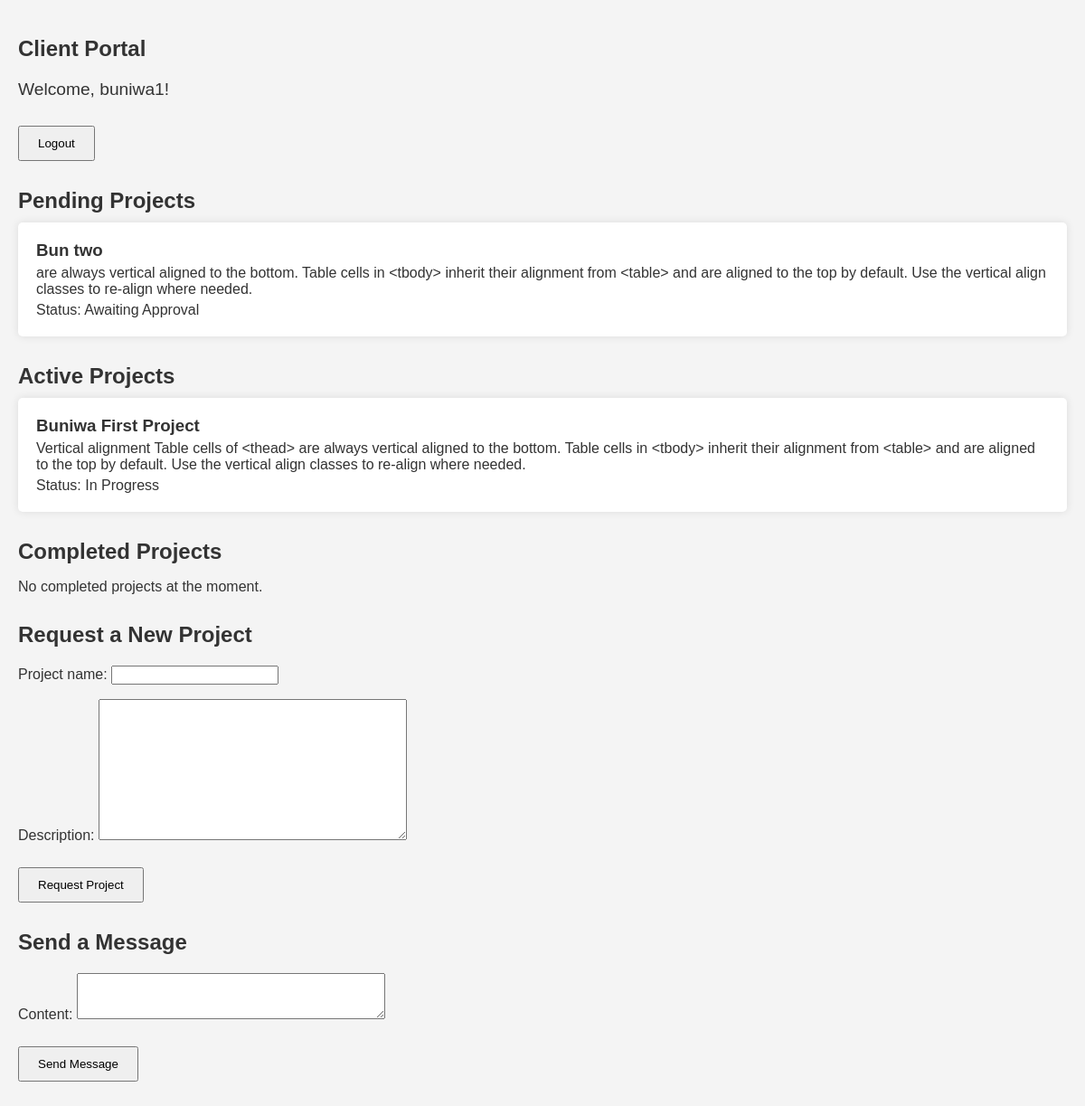
Screenshot of /portal/ (signed in) with the database file from the repository.
### Portal/models.py (models this page shows, shortened)
class ProjectRequest(models.Model):
    user = models.ForeignKey(User, on_delete=models.CASCADE)
    project_name = models.CharField(max_length=100)
    description = models.TextField()
    status = models.CharField(max_length=20, choices=[('Requested', 'Requested'), ('In Progress', 'In Progress'), ('Completed', 'Completed')])

### Portal/views.py (the view)
# urls.py: path('', views.client_portal, name='client_portal'),
@login_required
def client_portal(request):
    if request.method == 'POST':
        form = ProjectRequestForm(request.POST)
        if form.is_valid():
            project_request = form.save(commit=False)
            project_request.user = request.user
            project_request.status = 'Requested'  # Set default status to 'Requested'
            project_request.save()
            return redirect('client_portal')  # Redirect to the same page after submitting the form
    else:
        form = ProjectRequestForm()
    pending_projects = ProjectRequest.objects.filter(user=request.user, status='Requested')  # Get projects with status 'Requested'
    active_projects = ProjectRequest.objects.filter(user=request.user, status='In Progress')  # Get projects with status 'In Progress'
    completed_projects = ProjectRequest.objects.filter(user=request.user, status='Completed')  # Get projects with status 'Completed'
    message_form = MessageForm(request.POST or None)
    if request.method == 'POST' and 'content' in request.POST:
        if message_form.is_valid():
            message = message_form.save(commit=False)
            message.user = request.user
            message.save()
            return redirect('client_portal')
    return render(request, 'Portal/client_portal.html', {
        'form': form,
        'message_form': message_form,
        'pending_projects': pending_projects,
        'active_projects': active_projects,
        'completed_projects': completed_projects,
        'user': request.user
    })

### Portal/forms.py
class ProjectRequestForm(forms.ModelForm):
    class Meta:
        model = ProjectRequest
        fields = ['project_name', 'description']

class MessageForm(forms.ModelForm):
    class Meta:
        model = Message
        fields = ['content']
        widgets = {
            'content': forms.Textarea(attrs={'rows': 3}),
        }

### Buniwa/context_processors.py (called while the page is built)
def profile_photo(request):
    if request.user.is_authenticated:
        user_details = UserDetails.objects.get(user=request.user)
        profile_photo_url = user_details.profile_photo.url if user_details.profile_photo else 'https://st3.depositphotos.com/15648834/17930/v/600/depositphotos_179308454-stock-illustration-unknown-person-silhouette-glasses-profile.jpg'
        return {'profile_photo_url': profile_photo_url}
    return {}

### Portal/templates/Portal/client_portal.html (shortened to what this page needs)
<!DOCTYPE html>
<html lang="en">
<head>
</head>
<body>
    <h2>Client Portal</h2>
    {% if user.is_authenticated %}
        <div class="welcome-message">
            <p>Welcome, {{ user.username }}!</p>
            <a href="{% url 'logout' %}"><button>Logout</button></a>
        </div>
        <div class="project-section">
            <h2>Pending Projects</h2>
            <div id="pending-projects">
                {% for project in pending_projects %}
                    <div class="project-card">
                        <h3>{{ project.project_name }}</h3>
                        <p>{{ project.description }}</p>
                        <p>Status: Awaiting Approval</p>
                    </div>
                {% empty %}
                    <p>No pending projects at the moment.</p>
                {% endfor %}
            </div>
        </div>
        <div class="project-section">
            <h2>Active Projects</h2>
            <div id="active-projects">
                {% for project in active_projects %}
                    <div class="project-card">
                        <h3>{{ project.project_name }}</h3>
                        <p>{{ project.description }}</p>
                        <p>Status: In Progress</p>
                    </div>
                {% empty %}
                    <p>No active projects at the moment.</p>
                {% endfor %}
            </div>
        </div>
        <div class="project-section">
            <h2>Completed Projects</h2>
            <div id="completed-projects">
                {% for project in completed_projects %}
                    <div class="project-card">
                        <h3>{{ project.project_name }}</h3>
                        <p>{{ project.description }}</p>
                        <p>Status: Completed</p>
                    </div>
                {% empty %}
                    <p>No completed projects at the moment.</p>
                {% endfor %}
            </div>
        </div>
        <h2>Request a New Project</h2>
        <form method="post" action="{% url 'client_portal' %}">
            {{ form.as_p }}
            <button type="submit">Request Project</button>
        </form>
        <h2>Send a Message</h2>
        <form method="post" action="{% url 'client_portal' %}">
            {{ message_form.as_p }}
            <button type="submit">Send Message</button>
        </form>
    {% else %}
        <div id="login-prompt">
            <p>Log in to see projects</p>
            <a href="{% url 'login' %}"><button>Login</button></a>
        </div>
    {% endif %}
</body>
</html>

### Portal/templates/Portal/client_portal.html (style rules this page uses)
body { font-family: Arial, sans-serif; background-color: #f4f4f4; color: #333; margin: 0; padding: 20px; }
h2 { color: #333; }
button { padding: 10px 20px; margin: 10px 0; cursor: pointer; }
.welcome-message { font-size: 1.2em; margin-bottom: 20px; }
.project-card { background: white; border-radius: 5px; box-shadow: 0 0 10px rgba(0,0,0,0.1); padding: 20px; margin-bottom: 10px; }
.project-card h3 { margin: 0; }
.project-card p { margin: 5px 0 0; }
.project-section { margin-bottom: 30px; }
.project-section h2 { margin-bottom: 10px; }

### rows the page displays
ProjectRequest: project_name "Bun two", description "are always vertical aligned to the bottom. Table cells in <tbody> inherit their alignment from <table> and are aligned to the top by default. Use the vertical align classes to re-align where needed."
ProjectRequest: project_name "Buniwa First Project", description "Vertical alignment Table cells of <thead> are always vertical aligned to the bottom. Table cells in <tbody> inherit their alignment from <table> and are aligned to the top by default. Use the vertical align classes to re-align where needed."

### other values shown
{{ user.username }} "buniwa1"
